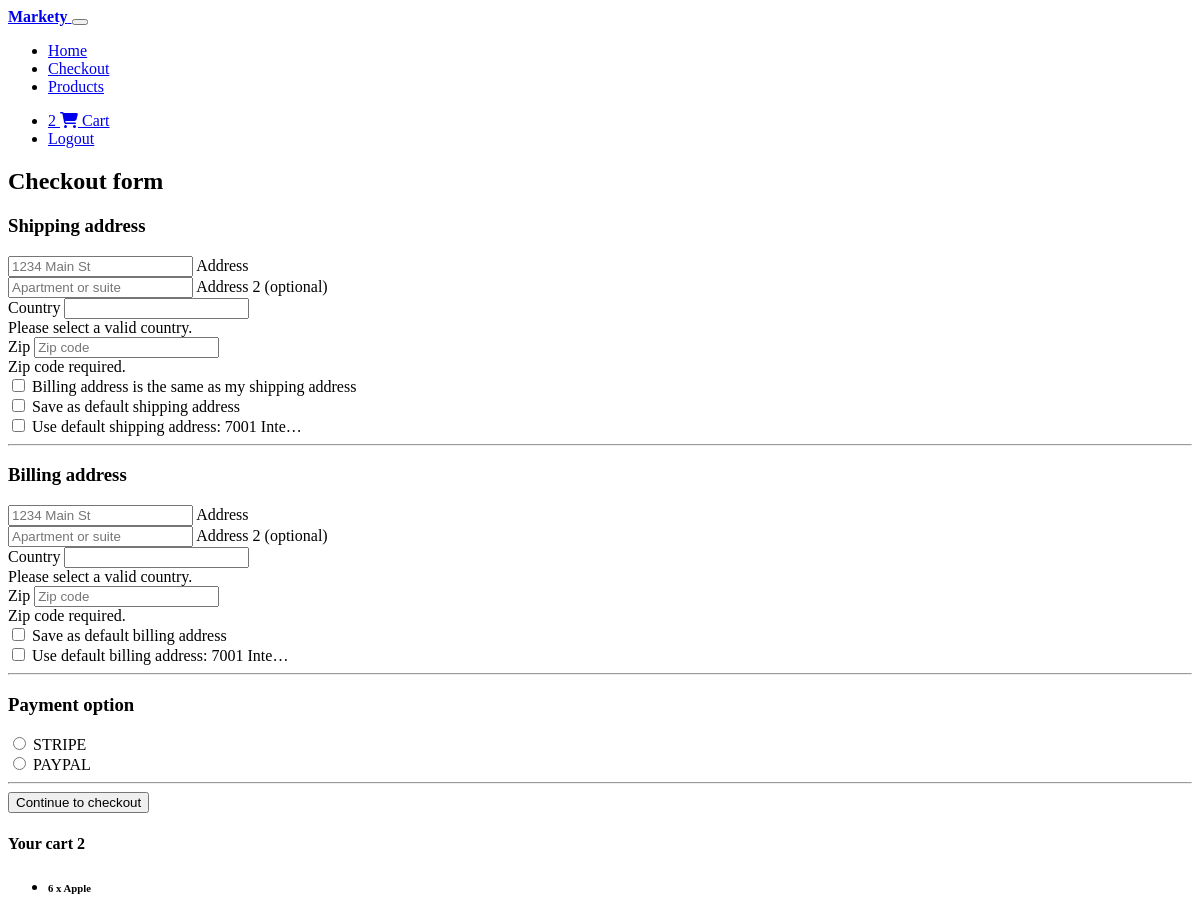
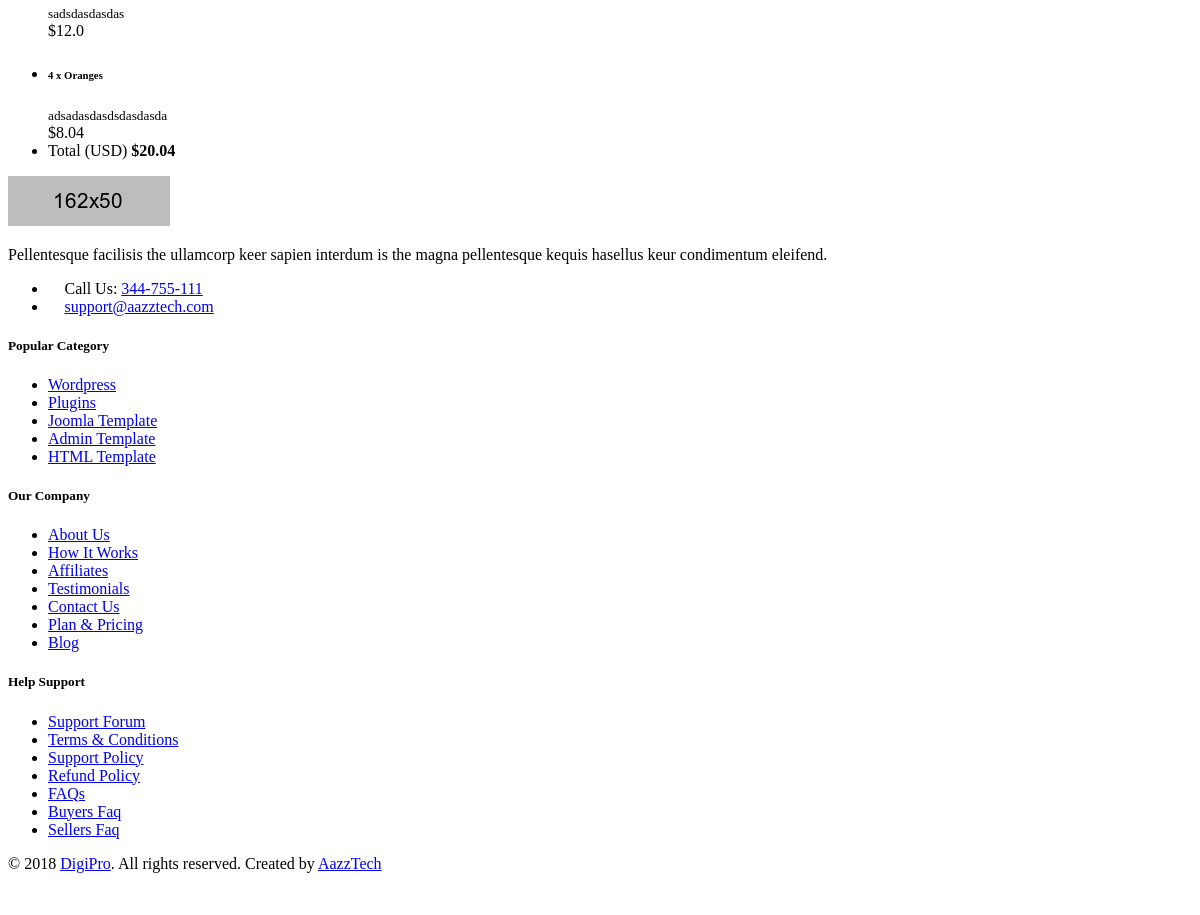
Screenshot of /checkout/ (signed in) with the database file from the repository (2 pictures, top to bottom).
### core/models.py (models this page shows, shortened)
class Order(models.Model):
    user = models.ForeignKey(settings.AUTH_USER_MODEL, verbose_name=(""), on_delete=models.CASCADE)
    items = models.ManyToManyField(OrderItem, verbose_name=(""))
    start_date = models.DateTimeField((""), auto_now=False, auto_now_add=True)
    ordered_date = models.DateTimeField((), auto_now=False, auto_now_add=False)
    ordered = models.BooleanField(default=False)
    shipping_address = models.ForeignKey('Address', related_name='shipping_address', on_delete=models.SET_NULL, blank=True, null=True)
    billing_address = models.ForeignKey('Address', related_name='billing_address', on_delete=models.SET_NULL, blank=True, null=True)
    def get_total(self):
        total = 0
        for order_item in self.items.all():
            total += order_item.get_final_price()
        return total

class Address(models.Model):
    user = models.ForeignKey(settings.AUTH_USER_MODEL, on_delete=models.CASCADE)
    street_address = models.CharField(max_length=100)
    apartment_address = models.CharField(max_length=100)
    country = CountryField(multiple=False)
    zip = models.CharField(max_length=100)
    address_type = models.CharField(max_length=1, choices=ADDRESS_CHOICES)
    default = models.BooleanField(default=False)
    class Meta:
        verbose_name_plural = "Addresses"

class OrderItem(models.Model):
    user = models.ForeignKey(settings.AUTH_USER_MODEL, on_delete=models.CASCADE)
    ordered = models.BooleanField(default=False)
    item = models.ForeignKey(Item, on_delete=models.CASCADE)
    quantity = models.IntegerField(default=1)
    def get_total_discount_item_price(self):
        return self.quantity * self.item.discount_price
    def get_final_price(self):
        if self.item.discount_price:
            return self.get_total_discount_item_price()
        return self.get_total_item_price()

class Item(models.Model):
    title = models.CharField(max_length=100)
    price = models.FloatField()
    discount_price = models.FloatField(blank=True, null=True)
    category = models.CharField(choices=CATEGORY_CHOICES, max_length=2)
    label = models.CharField(choices=LABEL_CHOICES, max_length=1)
    slug = models.SlugField()
    description = models.TextField()
    image  = models.ImageField()

### core/views.py (the view, shortened to what this page needs)
# urls.py: path('checkout/', CheckoutView.as_view(), name="checkout" ),
class CheckoutView(View):
    def get(self, *args, **kwargs):
        try:
            order = Order.objects.get(user=self.request.user, ordered=False)
            form = CheckoutForm()
            context = {
                'form': form,
                'order': order,
            }
            shipping_address_qs = Address.objects.filter(
                user=self.request.user,
                address_type='S',
                default=True
            )
            if shipping_address_qs.exists():
                context.update(
                    {'default_shipping_address': shipping_address_qs[0]})
            billing_address_qs = Address.objects.filter(
                user=self.request.user,
                address_type='B',
                default=True
            )
            if billing_address_qs.exists():
                context.update(
                    {'default_billing_address': billing_address_qs[0]})
            return render(self.request, "checkout_form.html", context)
        except ObjectDoesNotExist:
            messages.info(self.request, "You do not have an active order")
            return redirect("core:checkout")

### core/forms.py
class CheckoutForm(forms.Form):
    shipping_address = forms.CharField(required=False)
    shipping_address2 = forms.CharField(required=False)
    shipping_country = CountryField(blank_label='(select country)').formfield(
        required=False,
        widget=CountrySelectWidget(attrs={
            'class': 'custom-select d-block w-100',}))
    shipping_zip = forms.CharField(required=False)
    billing_address = forms.CharField(required=False)
    billing_address2 = forms.CharField(required=False)
    billing_country = CountryField(blank_label='(select country)').formfield(
        required=False,
        widget=CountrySelectWidget(attrs={
            'class': 'custom-select d-block w-100',
        }))
    billing_zip = forms.CharField(required=False)
    same_billing_address = forms.BooleanField(required=False)
    set_default_shipping = forms.BooleanField(required=False)
    use_default_shipping = forms.BooleanField(required=False)
    set_default_billing = forms.BooleanField(required=False)
    use_default_billing = forms.BooleanField(required=False)
    payment_option = forms.ChoiceField(
        widget=forms.RadioSelect, choices=PAYMENT_CHOICES)

### core/templatetags/cart_template_tags.py (called while the page is built)
@register.filter
def cart_item_count(user):
    if user.is_authenticated:
        qs = Order.objects.filter(user=user, ordered=False)
        if qs.exists():
            return qs[0].items.count()
    return 0

### core/templates/checkout_form.html (shortened to what this page needs)
{% extends "base.html" %}
{% load crispy_forms_tags %}
{% block content %}
    <main >
    <div class="container wow fadeIn">
      <h2 class="my-5 h2 text-center">Checkout form</h2>
      <div class="row">
        <div class="col-md-8 mb-4">
          <div class="card">
            <form method="POST" class="card-body">
              <h3>Shipping address</h3>
              <div class='hideable_shipping_form'>
                <div class="md-form mb-5">
                  <input type='text' placeholder='1234 Main St' id='shipping_address' name='shipping_address' class='form-control' />
                  <label for="shipping_address" class="">Address</label>
                </div>
                <div class="md-form mb-5">
                  <input type='text' placeholder='Apartment or suite' id='shipping_address2' name='shipping_address2' class='form-control' />
                  <label for="shipping_address2" class="">Address 2 (optional)</label>
                </div>
                <div class="row">
                  <div class="col-lg-4 col-md-12 mb-4">
                    <label for="country">Country</label>
                    {{ form.shipping_country }}
                    <div class="invalid-feedback">
                      Please select a valid country.
                    </div>
                  </div>
                  <div class="col-lg-4 col-md-6 mb-4">
                    <label for="shipping_zip">Zip</label>
                    <input type='text' placeholder='Zip code' id='shipping_zip' name='shipping_zip' class='form-control' />
                    <div class="invalid-feedback">
                      Zip code required.
                    </div>
                  </div>
                </div>
                <div class="custom-control custom-checkbox">
                  <input type="checkbox" class="custom-control-input" name="same_billing_address" id="same_billing_address">
                  <label class="custom-control-label" for="same_billing_address">Billing address is the same as my shipping address</label>
                </div>
                <div class="custom-control custom-checkbox">
                  <input type="checkbox" class="custom-control-input" name="set_default_shipping" id="set_default_shipping">
                  <label class="custom-control-label" for="set_default_shipping">Save as default shipping address</label>
                </div>
              </div>
              {% if default_shipping_address %}
              <div class="custom-control custom-checkbox">
                <input type="checkbox" class="custom-control-input" name="use_default_shipping" id="use_default_shipping">
                <label class="custom-control-label" for="use_default_shipping">Use default shipping address: {{ default_shipping_address.street_address|truncatechars:10 }}</label>
              </div>
              {% endif %}
              <hr>
              <h3>Billing address</h3>
              <div class='hideable_billing_form'>
                <div class="md-form mb-5">
                  <input type='text' placeholder='1234 Main St' id='billing_address' name='billing_address' class='form-control' />
                  <label for="billing_address" class="">Address</label>
                </div>
                <div class="md-form mb-5">
                  <input type='text' placeholder='Apartment or suite' id='billing_address2' name='billing_address2' class='form-control' />
                  <label for="billing_address2" class="">Address 2 (optional)</label>
                </div>
                <div class="row">
                  <div class="col-lg-4 col-md-12 mb-4">
                    <label for="country">Country</label>
                    {{ form.billing_country }}
                    <div class="invalid-feedback">
                      Please select a valid country.
                    </div>
                  </div>
                  <div class="col-lg-4 col-md-6 mb-4">
                    <label for="billing_zip">Zip</label>
                    <input type='text' placeholder='Zip code' id='billing_zip' name='billing_zip' class='form-control' />
                    <div class="invalid-feedback">
                      Zip code required.
                    </div>
                  </div>
                </div>
                <div class="custom-control custom-checkbox">
                  <input type="checkbox" class="custom-control-input" name="set_default_billing" id="set_default_billing">
                  <label class="custom-control-label" for="set_default_billing">Save as default billing address</label>
                </div>
              </div>
              {% if default_billing_address %}
              <div class="custom-control custom-checkbox">
                <input type="checkbox" class="custom-control-input" name="use_default_billing" id="use_default_billing">
                <label class="custom-control-label" for="use_default_billing">Use default billing address: {{ default_billing_address.street_address|truncatechars:10 }}</label>
              </div>
              {% endif %}
              <hr>
              <h3>Payment option</h3>
              <div class="d-block my-3">
                {% for value, name in form.fields.payment_option.choices %}
                <div class="custom-control custom-radio">
                  <input id="{{ name }}" name="payment_option" value="{{ value }}" type="radio" class="custom-control-input" required>
                  <label class="custom-control-label" for="{{ name }}">{{ name }}</label>
                </div>
                {% endfor %}
              </div>
              <hr class="mb-4">
              <button class="btn btn-primary btn-lg btn-block" type="submit">Continue to checkout</button>
            </form>
          </div>
        </div>
        <div class="col-md-4 mb-4">
          {% include "order_snippet.html" %}
        </div>
      </div>
    </div>
  </main>
{% endblock content %}

### core/templates/navbar.html (shortened to what this page needs)
{% load cart_template_tags %}
<nav class="navbar fixed-top navbar-expand-lg navbar-light white scrolling-navbar">
    <div class="container">
      <a class="navbar-brand waves-effect" href="/">
        <strong class="blue-text">Markety</strong>
      </a>
      <button class="navbar-toggler" type="button" data-toggle="collapse" data-target="#navbarSupportedContent"
        aria-controls="navbarSupportedContent" aria-expanded="false" aria-label="Toggle navigation">
      </button>
      <div class="collapse navbar-collapse" id="navbarSupportedContent">
        <ul class="navbar-nav mr-auto">
          <li class="nav-item">
            <a class="nav-link waves-effect" href="/">Home
            </a>
          </li>
          <li class="nav-item">
            <a class="nav-link waves-effect" href="/checkout">
            Checkout</a>
          </li>
          <li class="nav-item">
            <a class="nav-link waves-effect" href="/products">
            Products</a>
          </li>
        </ul>
          <ul class="navbar-nav nav-flex-icons">
          {% if request.user.is_authenticated %}
          <li class="nav-item">
            <a href="{% url 'core:order-summary' %}" class="nav-link waves-effect">
              <span class="badge red z-depth-1 mr-1"> {{ request.user|cart_item_count }} </span>
              <i class="fas fa-shopping-cart"></i>
              <span class="clearfix d-none d-sm-inline-block"> Cart </span>
            </a>
          </li>
          <li class="nav-item">
            <a class="nav-link waves-effect" href="{% url 'account_logout' %}">
              <span class="clearfix d-none d-sm-inline-block"> Logout </span>
            </a>
          </li>
          {% endif %}
        </ul>
      </div>
    </div>
  </nav>

### core/templates/order_snippet.html (shortened to what this page needs)
<div class="col-md-12 mb-4">
    <h4 class="d-flex justify-content-between align-items-center mb-3">
    <span class="text-muted">Your cart</span>
    <span class="badge badge-secondary badge-pill">{{ order.items.count }}</span>
    </h4>
    <ul class="list-group mb-3 z-depth-1">
    {% for order_item in order.items.all %}
    <li class="list-group-item d-flex justify-content-between lh-condensed">
        <div>
        <h6 class="my-0">{{ order_item.quantity }} x {{ order_item.item.title}}</h6>
        <small class="text-muted">{{ order_item.item.description}}</small>
        </div>
        <span class="text-muted">${{ order_item.get_final_price }}</span>
    </li>
    {% endfor %}
    <li class="list-group-item d-flex justify-content-between">
        <span>Total (USD)</span>
        <strong>${{ order.get_total }}</strong>
    </li>
    </ul>
</div>

### rows the page displays
Address: street_address "7001 Inte…"
Address: street_address "7001 Inte…"
Order: items.count "2", get_total "20.04"
OrderItem: quantity "6", item "Apple", item.description "sadsdasdasdas", get_final_price "12.0"
OrderItem: quantity "4", item "Oranges", item.description "adsadasdasdsdasdasda", get_final_price "8.04"

### other values shown
{{ request.user|cart_item_count }} "2"
{{ name }} "STRIPE" "PAYPAL"
